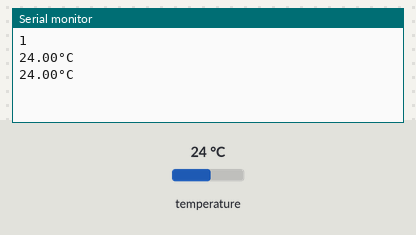
Bench run of a sketch on a simulated Arduino Uno, built with avr-gcc and run on an emulated ATmega328P. Shown: the last lines printed to the serial monitor. Inputs (shaded band) come from the test bench; at power-on: temperature 24 °C.

Above: at 7.3 s.
7.4 s: temperature set to 12 °C
At 13.4 s:
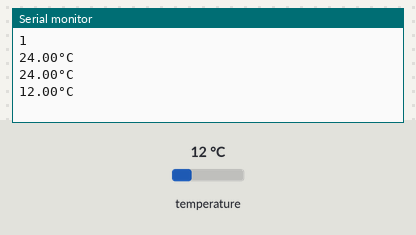
14.1 s: temperature set to 19 °C
At 18.9 s:
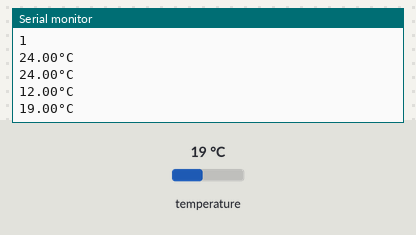
Timing chart, 0 to 20.4 s (numbered marks = the images above; inputs shaded):
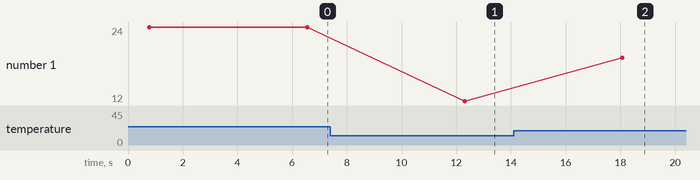

The sketch:

thermistor_test.ino
```cpp
#include <OneWire.h>
#include <DallasTemperature.h>

// GPIO where the DS18B20 is connected to
const int oneWireBus = 22;

// Setup a oneWire instance to communicate with any OneWire devices
OneWire oneWire(oneWireBus);

// Pass our oneWire reference to Dallas Temperature sensor
DallasTemperature sensors(&oneWire);

void setup(void){
  Serial.begin(115200);
  sensors.begin();
  Serial.println(sensors.getDeviceCount());  // Should print 1 if only one sensor
}

void loop(void){
  sensors.requestTemperatures();
  float temperatureC = sensors.getTempCByIndex(0);
  Serial.print(temperatureC);
  Serial.println("°C");
  delay(5000);
}
```

Measured:
- after the input at 7.4 s, the serial monitor: prints a new line after 4.9 s (image 1)
- after the input at 14.1 s, the serial monitor: prints a new line after 4.0 s (image 2)
- plotted number 1: 24 → 12 after the input at 7.4 s, 12 → 19 after the input at 14.1 s
